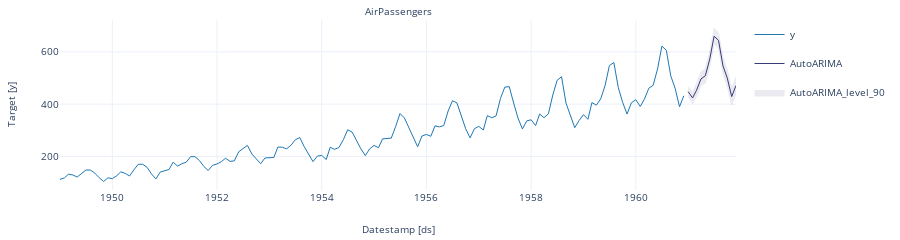

The notebook cell saved with this chart:
### Code cell
df["ds"]=pd.to_datetime(df["ds"])
sf.plot(df, forecast_df, level=[90], engine='plotly')

### Figure 1 — Plotly figure (JSON) as saved in the notebook; plotly's stock layout.template omitted (floating-point values rounded to 4 significant figures; data arrays with more than 128 entries replaced by an {"elided": "..."} marker saying what was removed)
{"data": [{"legendgroup": "y", "line": {"color": "#1f77b4", "width": 1}, "mode": "lines", "name": "y", "showlegend": true, "type": "scatter", "x": {"elided": "144 str values"}, "xaxis": "x", "y": {"elided": "144 int values"}, "yaxis": "y"}, {"legendgroup": "AutoARIMA", "line": {"color": "#393b79", "width": 1}, "mode": "lines", "name": "AutoARIMA", "showlegend": true, "type": "scatter", "x": ["1960-12-31T00:00:00", "1961-01-31T00:00:00", "1961-02-28T00:00:00", "1961-03-31T00:00:00", "1961-04-30T00:00:00", "1961-05-31T00:00:00", "1961-06-30T00:00:00", "1961-07-31T00:00:00", "1961-08-31T00:00:00", "1961-09-30T00:00:00", "1961-10-31T00:00:00", "1961-11-30T00:00:00"], "xaxis": "x", "y": [448.0, 423.8, 453.5, 496.7, 508.6, 572.4, 659.9, 644.3, 546.6, 499.9, 429.0, 471.2], "yaxis": "y"}, {"fill": "toself", "fillcolor": "#393b79", "legendgroup": "AutoARIMA_level_90", "line": {"color": "#393b79", "width": 1}, "mode": "lines", "name": "AutoARIMA_level_90", "opacity": 0.1, "showlegend": true, "type": "scatter", "x": ["1960-12-31T00:00:00.000000000", "1961-01-31T00:00:00.000000000", "1961-02-28T00:00:00.000000000", "1961-03-31T00:00:00.000000000", "1961-04-30T00:00:00.000000000", "1961-05-31T00:00:00.000000000", "1961-06-30T00:00:00.000000000", "1961-07-31T00:00:00.000000000", "1961-08-31T00:00:00.000000000", "1961-09-30T00:00:00.000000000", "1961-10-31T00:00:00.000000000", "1961-11-30T00:00:00.000000000", "1961-11-30T00:00:00.000000000", "1961-10-31T00:00:00.000000000", "1961-09-30T00:00:00.000000000", "1961-08-31T00:00:00.000000000", "1961-07-31T00:00:00.000000000", "1961-06-30T00:00:00.000000000", "1961-05-31T00:00:00.000000000", "1961-04-30T00:00:00.000000000", "1961-03-31T00:00:00.000000000", "1961-02-28T00:00:00.000000000", "1961-01-31T00:00:00.000000000", "1960-12-31T00:00:00.000000000"], "xaxis": "x", "y": [467.2, 446.1, 478.3, 523.2, 536.4, 601.1, 689.4, 674.5, 577.5, 531.2, 460.9, 503.5, 438.8, 397.2, 468.5, 515.8, 614.1, 630.4, 543.6, 480.9, 470.2, 428.7, 401.5, 428.8], "yaxis": "y"}], "layout": {"annotations": [{"font": {"size": 10}, "showarrow": false, "text": "AirPassengers", "x": 0.5, "xanchor": "center", "xref": "paper", "y": 1, "yanchor": "bottom", "yref": "paper"}, {"font": {"size": 10}, "showarrow": false, "text": "Datestamp [ds]", "x": 0.5, "xanchor": "center", "xref": "paper", "y": 0, "yanchor": "top", "yref": "paper", "yshift": -30}, {"font": {"size": 10}, "showarrow": false, "text": "Target [y]", "textangle": -90, "x": 0, "xanchor": "right", "xref": "paper", "xshift": -40, "y": 0.5, "yanchor": "middle", "yref": "paper"}], "autosize": true, "font": {"size": 10}, "height": 150, "margin": {"b": 50, "l": 60, "r": 10, "t": 20}, "xaxis": {"anchor": "y", "domain": [0, 1], "showticklabels": true, "visible": true}, "yaxis": {"anchor": "x", "domain": [0, 1]}}}
